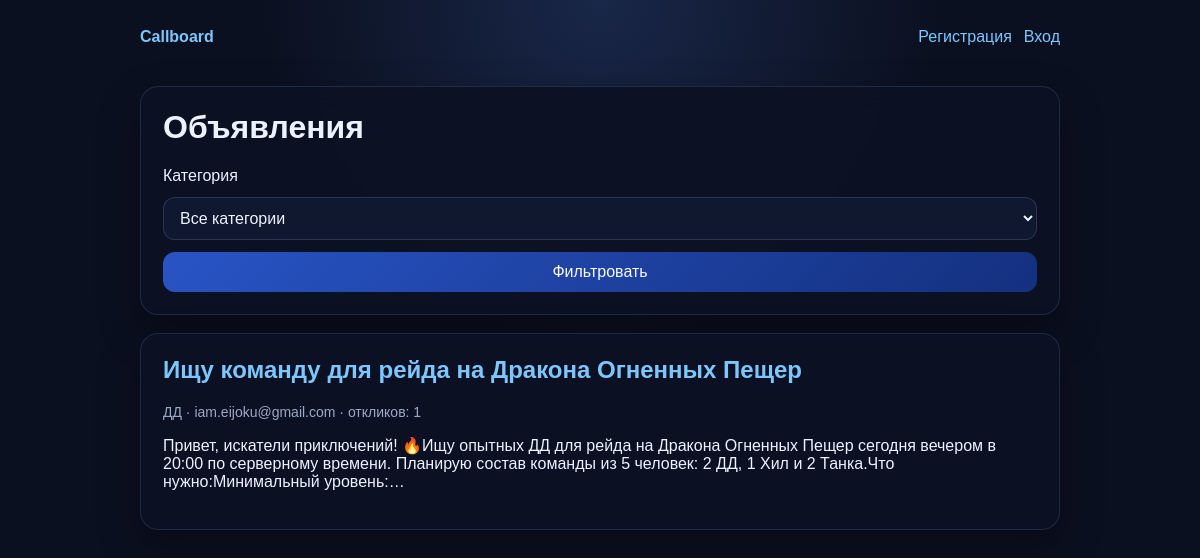
The page / on the database its author committed.
### board/models.py (models this page shows, shortened)
class Advertisement(models.Model):
    author = models.ForeignKey(
        settings.AUTH_USER_MODEL,
        on_delete=models.CASCADE,
        related_name="advertisements",
        verbose_name="Автор",
    )
    category = models.CharField(
        max_length=32,
        choices=AdvertisementCategory.choices,
        verbose_name="Категория",
    )
    title = models.CharField(max_length=200, verbose_name="Заголовок")
    content = CKEditor5Field(
        config_name="extends",
        verbose_name="Текст объявления",
        help_text="Используйте визуальный редактор для текста, изображений и встраиваемого медиа.",
    )
    created_at = models.DateTimeField(auto_now_add=True, verbose_name="Создано")
    updated_at = models.DateTimeField(auto_now=True, verbose_name="Обновлено")
    class Meta:
        ordering = ("-created_at",)
        verbose_name = "Объявление"
        verbose_name_plural = "Объявления"
    def get_absolute_url(self):
        return reverse("board:advertisement_detail", kwargs={"pk": self.pk})

### board/views.py (the view)
# urls.py: path("", AdvertisementListView.as_view(), name="advertisement_list"),
class AdvertisementListView(ListView):
    model = Advertisement
    template_name = "board/advertisement_list.html"
    context_object_name = "advertisements"
    paginate_by = 10
    def get_queryset(self):
        queryset = Advertisement.objects.select_related("author").annotate(response_count=Count("responses"))
        category = self.request.GET.get("category")
        if category:
            queryset = queryset.filter(category=category)
        return queryset.order_by("-created_at")
    def get_context_data(self, **kwargs):
        context = super().get_context_data(**kwargs)
        context["categories"] = AdvertisementCategory.choices
        context["selected_category"] = self.request.GET.get("category", "")
        return context

### board/templates/board/advertisement_list.html (shortened to what this page needs)
{% extends 'board/base.html' %}
{% block content %}
<div class="card">
    <h1>Объявления</h1>
    <form method="get">
        <label for="category">Категория</label>
        <select name="category" id="category">
            <option value="">Все категории</option>
        </select>
        <button type="submit">Фильтровать</button>
    </form>
</div>
{% for advertisement in advertisements %}
    <article class="card">
        <h2><a href="{{ advertisement.get_absolute_url }}">{{ advertisement.title }}</a></h2>
        <p class="meta">{{ advertisement.get_category_display }} · {{ advertisement.author.email }} · откликов: {{ advertisement.response_count }}</p>
        <p>{{ advertisement.content|striptags|truncatechars:220 }}</p>
    </article>
{% empty %}
    <div class="card">Объявлений пока нет.</div>
{% endfor %}
{% endblock %}

### board/templates/board/base.html (shortened to what this page needs)
<!DOCTYPE html>
<html lang="ru">
<head>
</head>
<body>
<header>
    <div>
        <a href="{% url 'board:advertisement_list' %}"><strong>Callboard</strong></a>
    </div>
    <nav>
        {% if user.is_authenticated %}
            <a href="{% url 'board:advertisement_create' %}">Новое объявление</a>
            <a href="{% url 'board:response_list' %}">Отклики</a>
            <span>{{ user.email }}</span>
            <form method="post" action="{% url 'board:logout' %}" class="inline-form">
                {% csrf_token %}
                <button type="submit">Выйти</button>
            </form>
        {% else %}
            <a href="{% url 'board:signup' %}">Регистрация</a>
            <a href="{% url 'board:login' %}">Вход</a>
        {% endif %}
    </nav>
</header>
<main>
    {% block content %}{% endblock %}
</main>
</body>
</html>

### board/templates/board/base.html (style rules this page uses)
:root { color-scheme: dark; --bg: #0b1020; --bg-accent: radial-gradient(circle at top, rgba(61, 98, 177, 0.28), transparent 34%), #0b1020; --panel: rgba(12, 18, 35, 0.92); --panel-border: rgba(125, 154, 216, 0.18); --text: #edf2ff; --muted: #9ba9c6; --link: #7cc7ff; --link-hover: #b0e3ff; --button: linear-gradient(135deg, #2854c5, #14307f); --button-hover: linear-gradient(135deg, #3565df, #1d42a6); --field: rgba(17, 26, 49, 0.95); --field-border: rgba(122, 155, 223, 0.22); --message: rgba(39, 74, 151, 0.38); --shadow: 0 18px 44px rgba(0, 0, 0, 0.32); }
* { box-sizing: border-box; }
body { font-family: sans-serif; margin: 0; min-height: 100vh; background: var(--bg-accent); color: var(--text); }
header, main { max-width: 960px; margin: 0 auto; padding: 20px; }
header { display: flex; justify-content: space-between; align-items: center; gap: 16px; padding-top: 28px; }
nav { display: flex; gap: 12px; flex-wrap: wrap; align-items: center; }
a { color: var(--link); text-decoration: none; }
.card { background: var(--panel); border: 1px solid var(--panel-border); border-radius: 18px; padding: 22px; margin-bottom: 18px; box-shadow: var(--shadow); backdrop-filter: blur(12px); }
form { display: grid; gap: 12px; }
input, textarea, select, button { font: inherit; padding: 11px 12px; border-radius: 12px; border: 1px solid var(--field-border); }
input, textarea, select { background: var(--field); color: var(--text); }
button { cursor: pointer; color: #f7fbff; border: none; background: var(--button); transition: transform .16s ease, opacity .16s ease, background .16s ease; }
.meta { color: var(--muted); font-size: 14px; }
h1, h2, h3 { margin-top: 0; }
option { background: #10182f; color: var(--text); }

### rows shown on the page
Advertisement: title "Ищу команду для рейда на Дракона Огненных Пещер", category "ДД", author.email "iam.eijoku@gmail.com", response_count "1", content "Привет, искатели приключений! 🔥Ищу опытных ДД для рейда на Дракона Огненных Пещер сегодня вечером в 20:00 по серверному времени. Планирую состав команды из 5 человек: 2 ДД, 1 Хил и 2 Танка.Что нужно:Минимальный уровень:…"
